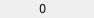
<?xml version="1.0" encoding="UTF-8"?>
<ui version="4.0">
 <class>ActionsStatus</class>
 <widget class="QWidget" name="ActionsStatus">
  <property name="geometry">
   <rect>
    <x>0</x>
    <y>0</y>
    <width>94</width>
    <height>18</height>
   </rect>
  </property>
  <property name="windowTitle">
   <string>Form</string>
  </property>
  <layout class="QHBoxLayout" name="horizontalLayout">
   <property name="spacing">
    <number>2</number>
   </property>
   <property name="leftMargin">
    <number>0</number>
   </property>
   <property name="topMargin">
    <number>0</number>
   </property>
   <property name="rightMargin">
    <number>0</number>
   </property>
   <property name="bottomMargin">
    <number>0</number>
   </property>
   <item>
    <widget class="QLabel" name="actions_count">
     <property name="minimumSize">
      <size>
       <width>35</width>
       <height>0</height>
      </size>
     </property>
     <property name="text">
      <string>0</string>
     </property>
     <property name="alignment">
      <set>Qt::AlignRight|Qt::AlignTrailing|Qt::AlignVCenter</set>
     </property>
    </widget>
   </item>
   <item>
    <widget class="QLabel" name="label">
     <property name="toolTip">
      <string>Remaining Actions</string>
     </property>
     <property name="text">
      <string/>
     </property>
    </widget>
   </item>
  </layout>
 </widget>
 <resources/>
 <connections/>
</ui>
